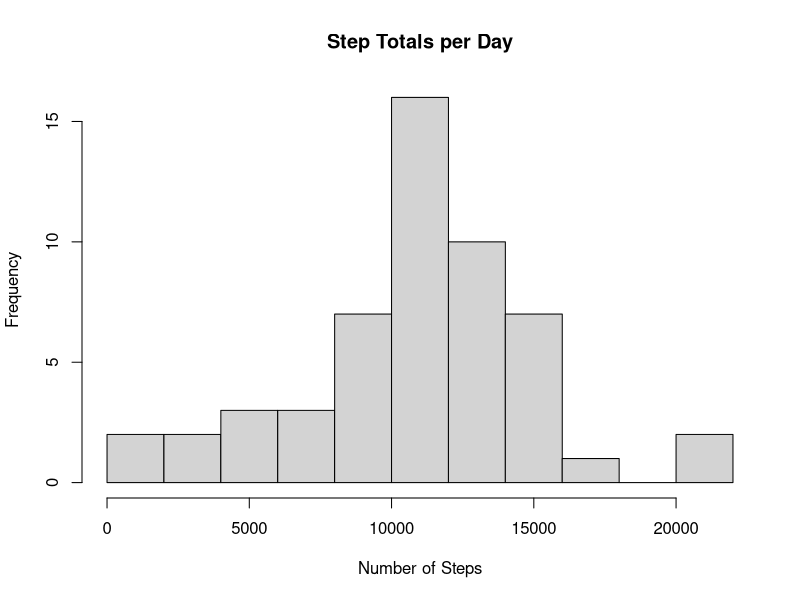
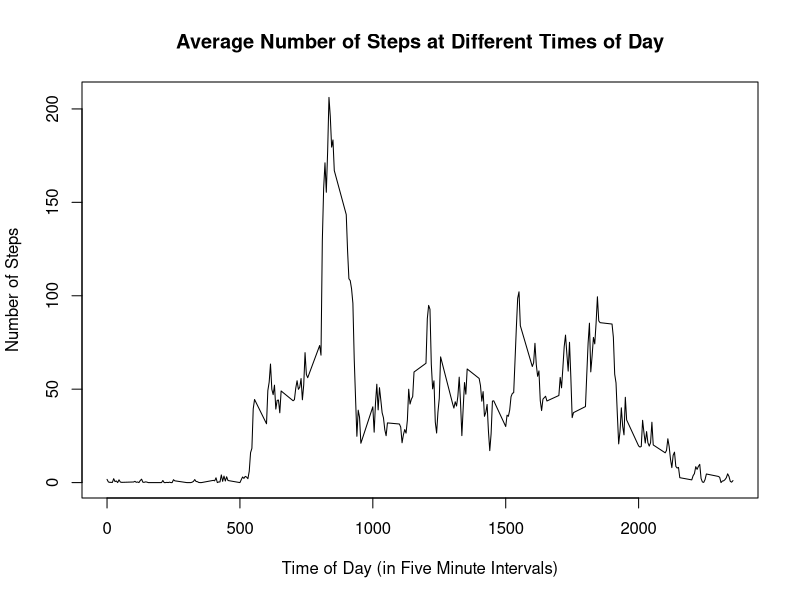
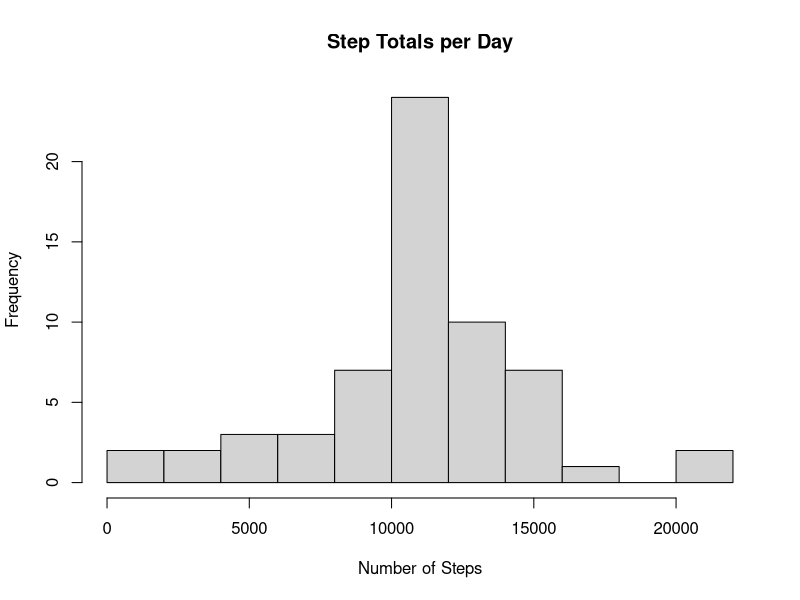
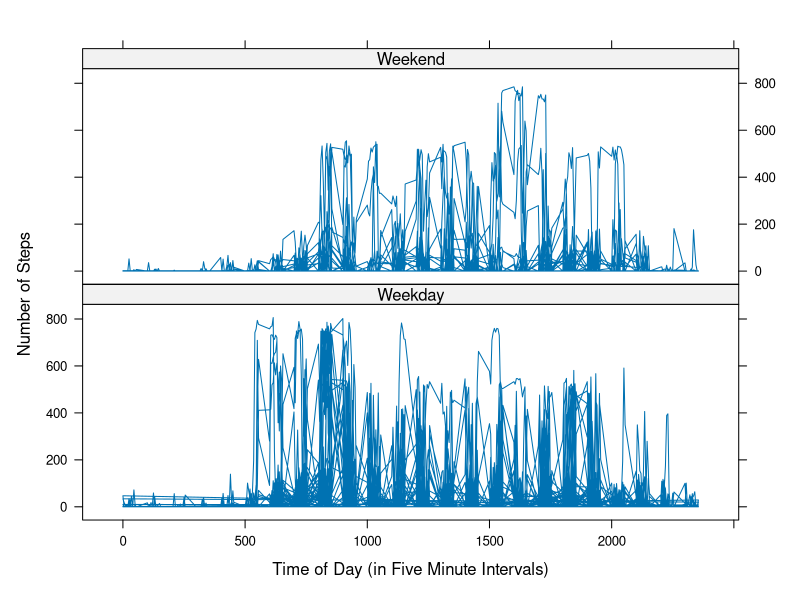

Source code (R) for these figures, in order:
## ---- chunk 1
activity <- read.csv("activity.csv")
activity$steps <- as.numeric(activity$steps)
activity$interval <- as.numeric(activity$interval)
activity$interval <- unique(activity$interval)
head(activity)
## ---- chunk 2
X <-aggregate(activity$steps ~ activity$date, data=activity, sum, na.rm=TRUE)
hist(X[,2], main="Step Totals per Day", xlab="Number of Steps", breaks=10)
mean(X[,2])
median(X[,2])
## ---- chunk 3
Y <-aggregate(activity$steps ~ activity$interval, data=activity, mean, na.rm=TRUE)

plot(Y[,2] ~ unique(activity$interval), type="l", ylab="Number of Steps", xlab="Time of Day (in Five Minute Intervals)", main="Average Number of Steps at Different Times of Day")

## ---- chunk 4
sum(is.na(activity$steps)) + sum(is.na(activity$interval)) + sum(is.na(activity$date))

activity$StepMeans <- Y[,2]

for(i in 1:nrow(activity)){
  if (is.na(activity[i,1])) {
    activity[i,1] <- activity[i,4]
  }
}

head(activity)

A <- aggregate(activity[,1] ~ activity[,2], data=activity, sum, na.rm=TRUE)

hist(A[,2], main="Step Totals per Day", xlab="Number of Steps", breaks=10)

mean(A[,2])
median(A[,2])
## ---- chunk 5
activity$days <- weekdays(as.Date(activity$date))

activity$DayType <- ifelse(activity$days == "Monday" |  activity$days == "Tuesday" |
                    activity$days == "Wednesday" | activity$days == "Thursday" | 
                    activity$days == "Friday", c("Weekday"), c("Weekend"))

activity$DayType <- as.factor(activity$DayType)

library(lattice)

xyplot(activity$steps ~ activity$interval | activity$DayType, type="l",
       ylab="Number of Steps", xlab="Time of Day (in Five Minute Intervals)",
       layout=c(1,2))
